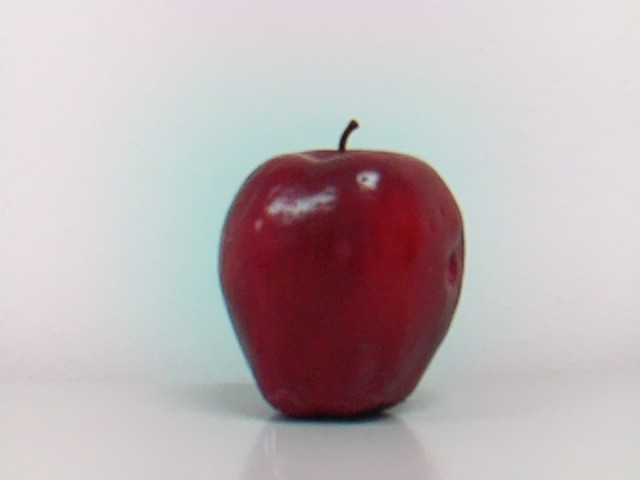
#> input picture m3/datatest/fruit_11.png, 640 x 480 px, found by its file name; its folder holds only this picture in this run
$ python fruit_pic.py
#> lines starting #> are read from the running program, lines starting #| are printed output that depends on the picture; after the words box and inside, x2 and y2 are one past the last pixel; in counts of white or black regions, pixels touching at a corner belong together
import cv2
import numpy as np
import os
import random
from PIL import Image

# [7 lines of commented-out code are left out]
FRUIT_LABELS = {
    'redapple': 1,
    'greenapple': 2,
    'orange': 3,
    'mango': 4,
    'capsicum': 5
}

# Create directories if they don't exist
# os.makedirs(OUTPUT_DIR_IMAGES, exist_ok=True)
# os.makedirs(OUTPUT_DIR_LABELS, exist_ok=True)

def remove_background(image_path):
    """Remove the background from an image with a uniform background color."""
#> called with image_path = 'm3/m3/datatest/fruit_11.png'
    image = cv2.imread(image_path)
#> image is the input picture: shape (480, 640, 3); mean B, G, R 180.9, 178.7, 190.4
    gray = cv2.cvtColor(image, cv2.COLOR_BGR2GRAY)
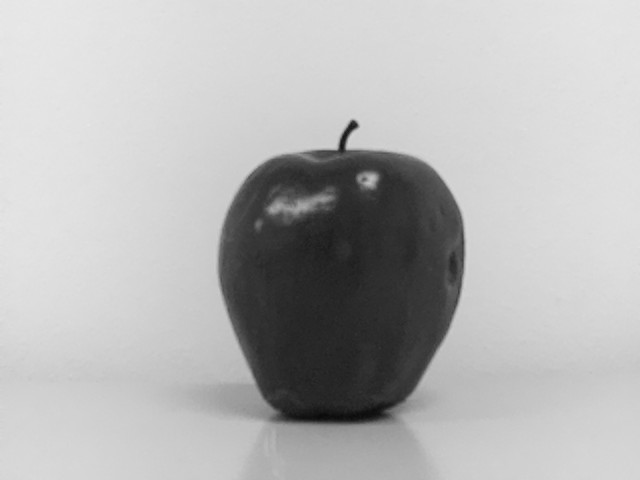
#> gray: shape (480, 640); min 10, max 233, mean 182.4

    #     # Adaptive thresholding
    # thresh = cv2.adaptiveThreshold(gray, 255, cv2.ADAPTIVE_THRESH_GAUSSIAN_C, cv2.THRESH_BINARY, 11, 2)
    # mask_thresh = 255 - thresh

    # get image in hsv
    hsv = cv2.cvtColor(image, cv2.COLOR_BGR2HSV)
#> hsv: shape (480, 640, 3); mean H, S, V 122.4, 38.9, 193.8

    # Define range for background color (e.g., white or a specific color)
    # h = [0, 179], s = [0, 255], v = [0, 255]
    lower_bound = np.array([0, 0, 60])
    upper_bound = np.array([179, 85, 255])

    # Create mask to detect the background
    mask_hsvbg = cv2.inRange(hsv, lower_bound, upper_bound)
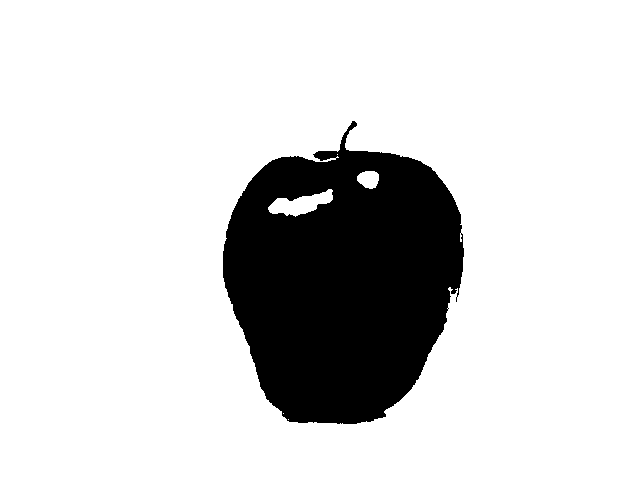
#> mask_hsvbg: shape (480, 640); 83.4% white; 1 black region, box (x1, y1, x2, y2) and area: (223, 121, 464, 424) 51142
    # inverse is the fruit
    mask_hsv = cv2.bitwise_not(mask_hsvbg)
    # mask_hsv = 255 - mask_hsvbg

    # mask = mask_thresh
    # mask = cv2.bitwise_and(mask_thresh, mask_hsv)
    init_mask = mask_hsv
    kernel = np.ones((3,3), np.uint8)
    kernel2 = np.ones((70,70), np.uint8)
    kernel3 = np.ones((2,2), np.uint8)
    kernel4 = np.ones((10,10), np.uint8)

    mask = cv2.morphologyEx(init_mask, cv2.MORPH_OPEN, kernel)  # Open to remove noise
#> mask: shape (480, 640); 16.6% white; 3 white regions (1 under 20 px), largest, box (x1, y1, x2, y2) and area: (223, 131, 464, 424) 51017, (348, 121, 357, 130) 48
    mask = cv2.morphologyEx(mask, cv2.MORPH_CLOSE, kernel2)  # Close to fill gaps
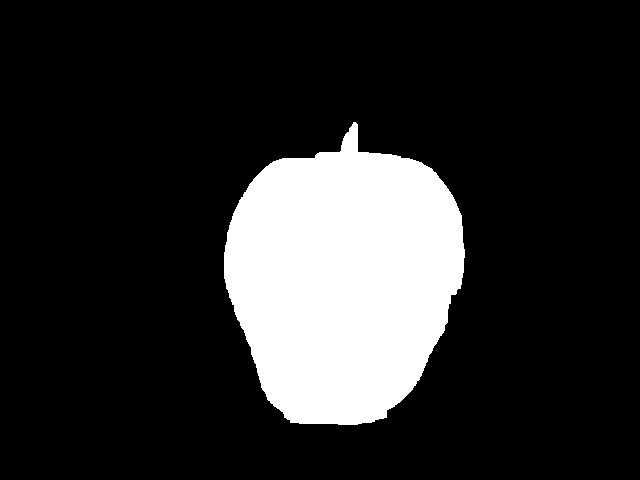
#> mask: shape (480, 640); 17.2% white; 1 white region, box (x1, y1, x2, y2) and area: (224, 122, 465, 425) 52703
    # mask = cv2.morphologyEx(mask, cv2.MORPH_CLOSE, kernel)  # Close to fill gaps
    mask = cv2.dilate(init_mask, kernel4, iterations=2)
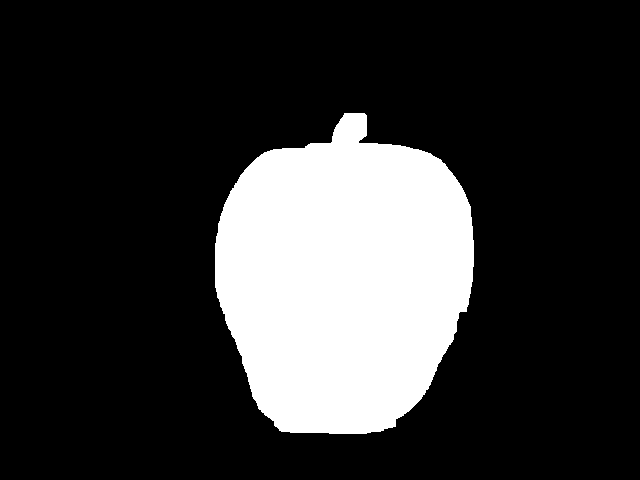
#> mask: shape (480, 640); 20.5% white; 1 white region, box (x1, y1, x2, y2) and area: (215, 113, 474, 434) 62918

    # Extract the fruit from the image
    fruit = cv2.bitwise_and(image, image, mask=mask)
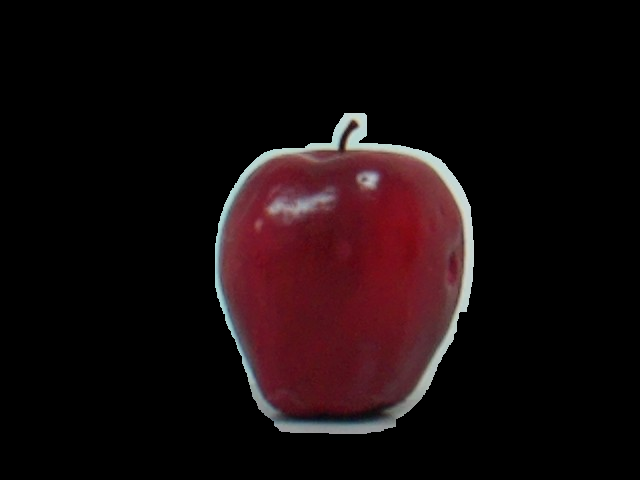
#> fruit: shape (480, 640, 3); mean B, G, R 12.2, 10.6, 22.4


    cv2.imshow('init', init_mask)
    cv2.imshow('mask', mask)
    cv2.imshow('result', fruit)

    # close image
    cv2.waitKey(0)
    cv2.destroyAllWindows();

    return fruit, mask

# [79 lines of commented-out code are left out]

if __name__ == '__main__':


    curr_dir = os.getcwd()
    img_path = os.path.join(curr_dir, 'm3/datatest')
    dir_path = os.path.join(curr_dir, 'm3/testouts')

    os.makedirs(dir_path, exist_ok=True)

    num = 0
    for image in os.listdir(img_path):
        if image.startswith('fruit') and image.endswith('png'):
            curr_filepath = os.path.join(img_path, image)
            fruit_extracted, mask_inv = remove_background(curr_filepath)
            new_file_name = f"extfruit_{num}.png"
            new_file_path = os.path.join(dir_path, new_file_name)
            # fruit_extracted_pic = fruit_extracted.astype(np.uint8)
            cv2.imwrite(new_file_path, fruit_extracted)
            num+=1
    print('Images saved')

$ run again, on m3/datatest/fruit_22.png
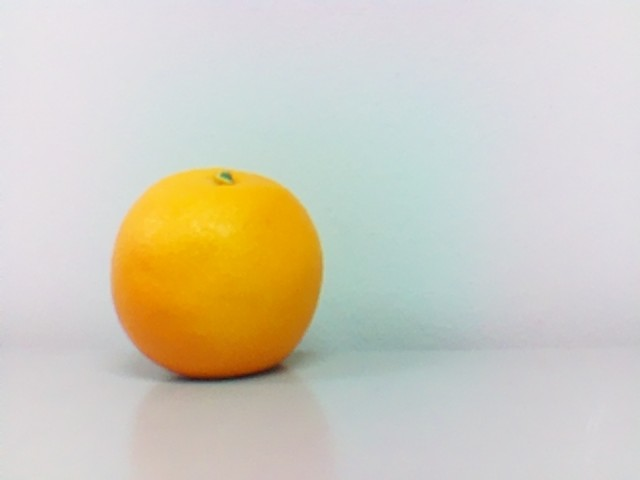
#> input picture m3/datatest/fruit_22.png, 640 x 480 px, found by its file name
#> in remove_background, image is the input picture: shape (480, 640, 3); mean B, G, R 188.8, 204.1, 209.3
#> hsv: shape (480, 640, 3); mean H, S, V 95.4, 39, 215.6
#> in remove_background, `mask_hsvbg = cv2.inRange(hsv, lower_bound, upper_bound)`:
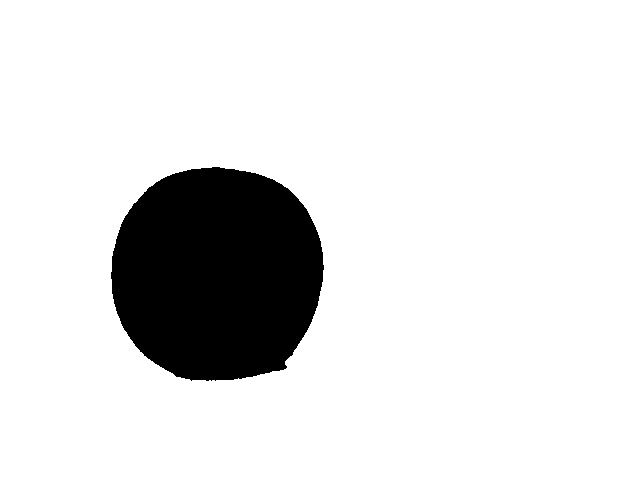
#> mask_hsvbg: shape (480, 640); 88.1% white; 1 black region, box (x1, y1, x2, y2) and area: (111, 167, 324, 381) 36603
#> in remove_background, `fruit = cv2.bitwise_and(image, image, mask=mask)`:
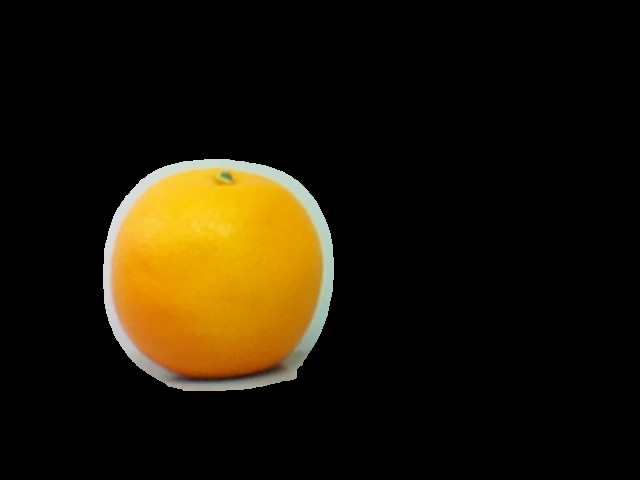
#> fruit: shape (480, 640, 3); mean B, G, R 6.5, 23.2, 31.1
